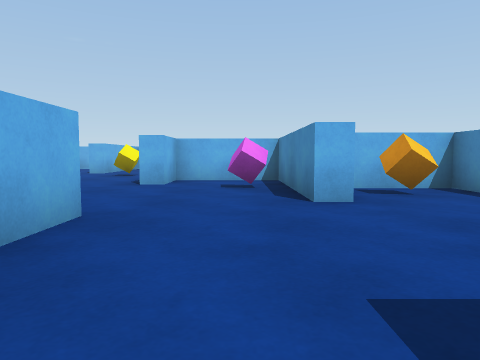
[1] (above)

21 first-person views from a walk through a scene from a Unity 3-D project. The camera is 0.58 m above the floor, tilts 4° down and sees 70° across. The floor is counted in squares, 1 m on a side. Each view is taken from the middle of a square. On the plan, view 1 faces up. The plan holds only what a view shows up to about 9 squares ahead; the rest is blank. The player character is not drawn.

[2]
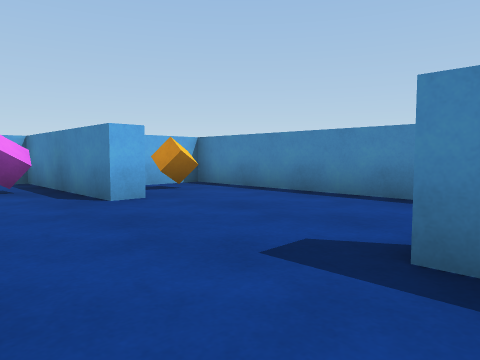

[3]
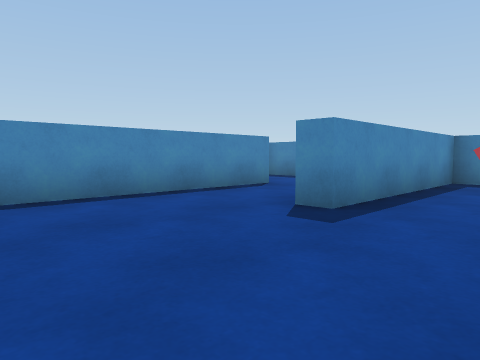

[4]
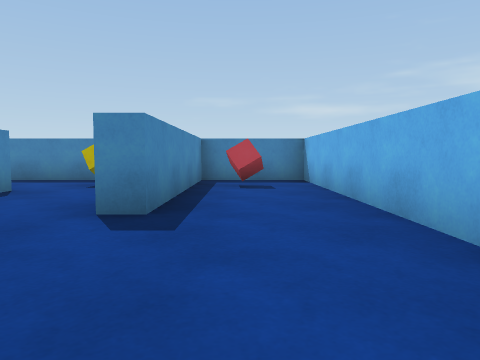

[5]
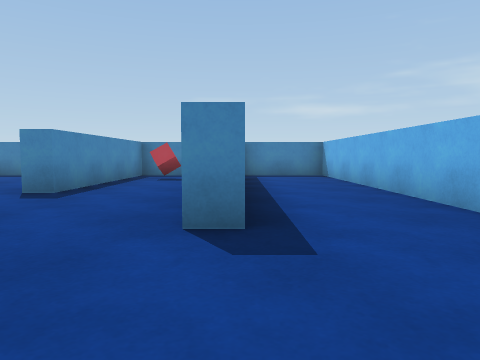

[6]
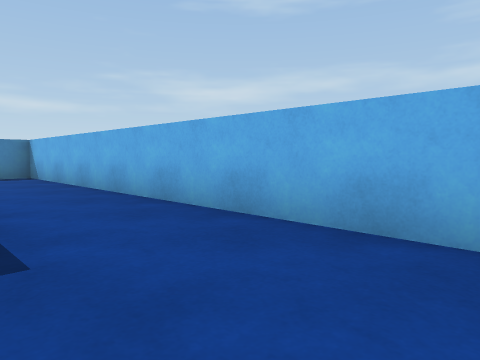

[7]
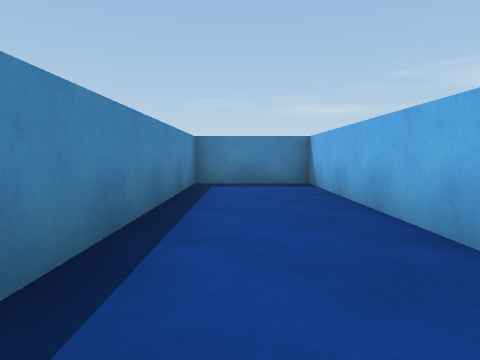

[8]
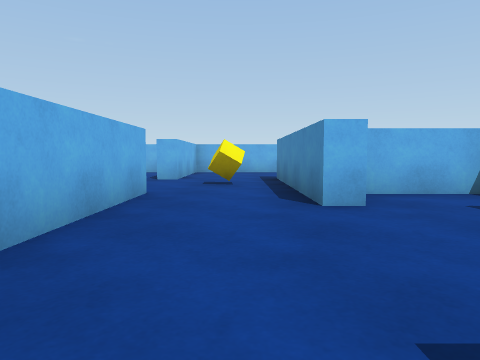

[9]
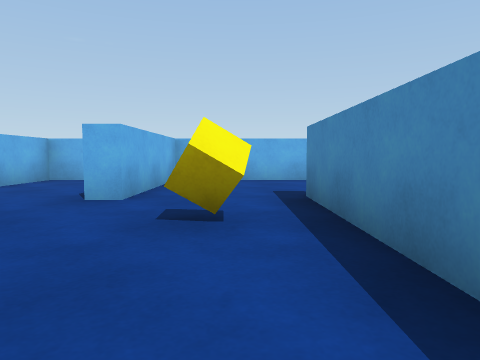

[10]
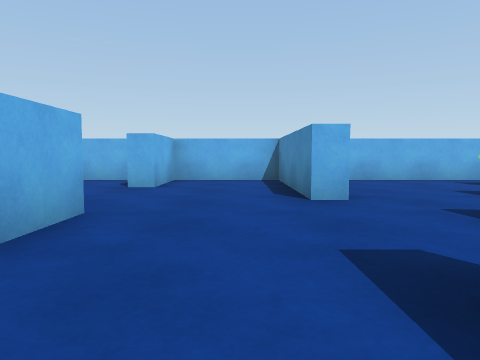

[11]
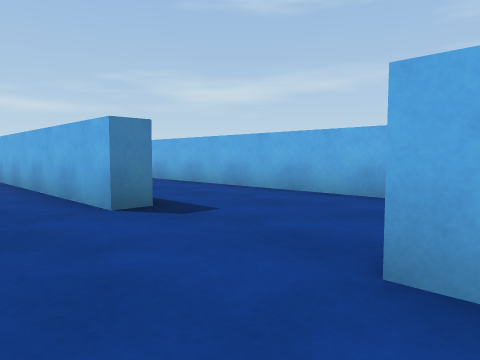

[12]
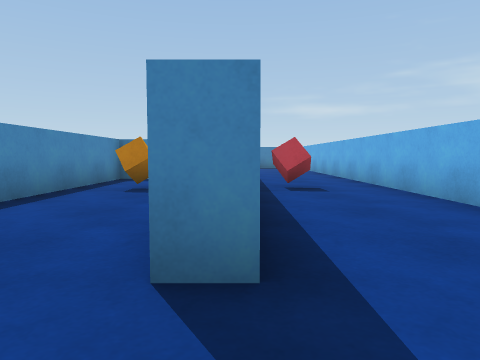

[13]
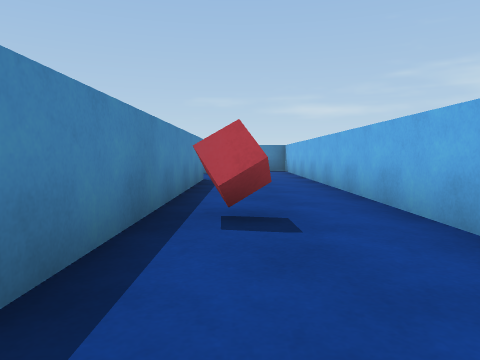

[14]
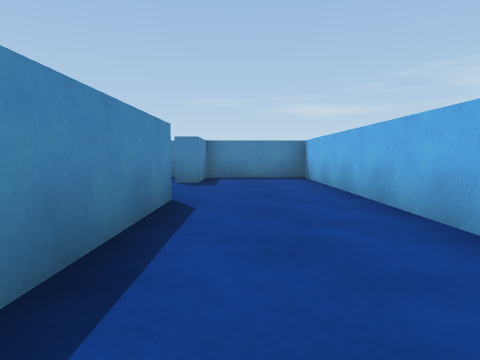

[15]
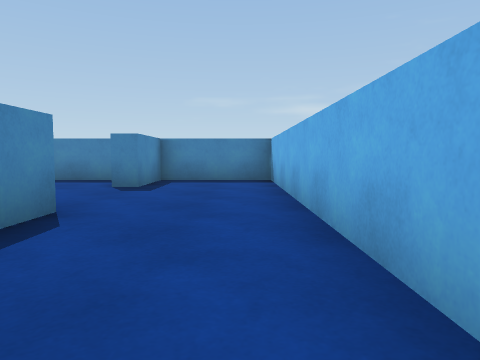

[16]
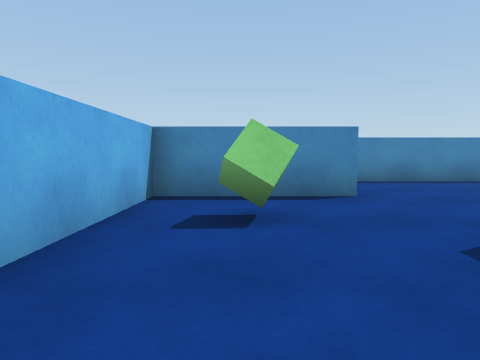

[17]
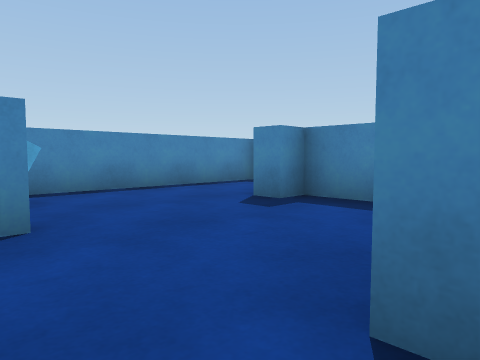

[18]
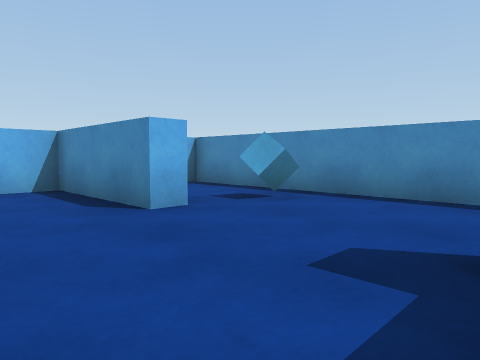

[19]
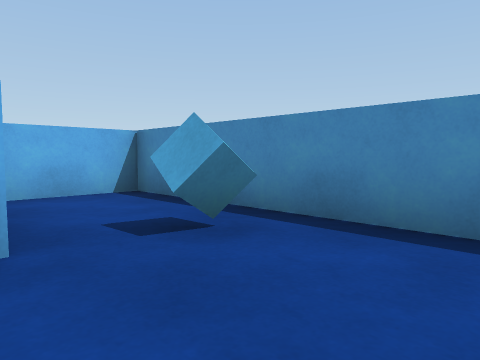

[20]
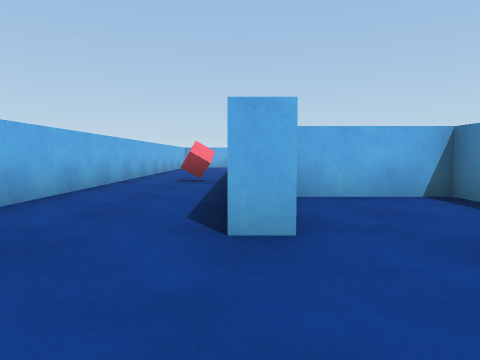

[21]
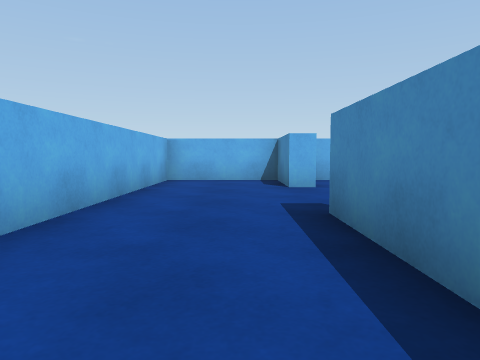

### Floor plan
Points are (right, up) in squares from view 1. A wall is a line through its corners. A room is listed if a view was taken in it or the views show most of it. See-through windows are left out.
Room 1 (views 1, 2, 3, 4, 5, 6, 7, 8)
walls: (-2.1, 3.3) (-1.5, 3.3) (-1.5, -4.2) (0.9, -4.2) (0.9, 0.6) (1.5, 0.6); (1.5, 4.3) (0.9, 4.3) (0.9, 8.2) (-1.5, 8.2) (-1.5, 6.9) (-2, 6.9); (-4.5, 6.4) (-4.5, -4.2) (-2, -4.2) (-2, 1.8); (3.8, -1.8) (3.8, 6.2) (2, 6.2)
ways out: opening at (-3.5, 7.5) to room 2; opening at (2.5, -0.5)
objects: red cube (0, -3); purple cube (0, 6); orange cube (3, 5)
Room 2 (views 9, 10, 11, 12, 13, 14, 15, 16, 17, 18, 19, 20, 21)
walls: (-4.5, 8.4) (-4.5, 6.4); (-5, 3.4) (-5, 7.8); (-2, 6.9) (-2, 12); (-5, 2.2) (-5, 2.9) (-7.2, 2.9); (-0.2, 8.7) (0.9, 8.7) (0.9, 9.3) (1.5, 9.3); (-7.5, 0.5) (-8.1, 0.5) (-8.1, 10.5) (-7.6, 10.5) (-7.6, 4.9); (1.5, 12.3) (0.9, 12.3) (0.9, 15.2) (-4.5, 15.2) (-4.5, 11.5) (-5, 11.5) (-5, 15.2) (-7.6, 15.2) (-7.6, 13.4) (-8.1, 13.4) (-8.1, 15.2) (-10.8, 15.2) (-10.8, -4.2) (-8.1, -4.2) (-8.1, -2.4) (-7.5, -2.4); (3.8, 6.6) (3.8, 15.2) (1.9, 15.2); (-7, -4.2) (-5.5, -4.2)
ways out: opening at (-3.5, 7.5) to room 1
objects: red cube (-9, 6); orange cube (-6, 6); yellow cube (-3, 10); cube (-1, 14); cube (3, 12)

Where each view was taken, in squares from view 1:
view 1: 0 up, 0 right, facing up
view 2: 0 up, 1 left, facing up-right
view 3: 4 up, 1 left, facing down-right
view 4: 4 up, 0 right, facing down
view 5: 6 up, 2 left, facing down
view 6: 6 up, 2 left, facing down-left
view 7: 3 up, 3 left, facing down
view 8: 3 up, 3 left, facing up
view 9: 7 up, 3 left, facing up
view 10: 7 up, 6 left, facing up
view 11: 14 up, 6 left, facing down-left
view 12: 12 up, 8 left, facing down
view 13: 9 up, 9 left, facing down
view 14: 5 up, 9 left, facing down
view 15: 4 up, 10 left, facing down
view 16: 14 up, 4 left, facing right
view 17: 13 up, 2 left, facing down-right
view 18: 9 up, 1 left, facing up-right
view 19: 10 up, 1 right, facing up-right
view 20: 2 down, 8 left, facing up
view 21: 7 up, 9 left, facing up
